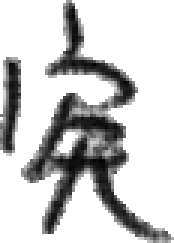
#> input picture CASIA-HWDB_Test/Test/ň«¬/37.png, 58 x 81 px (shown 3 times larger); its folder holds only this picture in this run
$ python CSVHandler.py
#> lines starting #> are read from the running program, lines starting #| are printed output that depends on the picture
import numpy as np
import pandas as pd
import math
from PIL import Image
import PIL.ImageOps
import glob
import os

class CSVHandler:

    def __init__(self):
        self.directory = ""

    def set_imgs_directory(self, directory):
        self.directory = directory

    def write_to_csv(self, csv_filename):
        f = open(csv_filename, "w+", encoding="utf-8")
        f.write("label")
        for i in range (0, 784):
            f.write(",pixel"+str(i))
        f.write("\n")
        for sub_dir in os.listdir(self.directory + '/'):
            for img_file in glob.glob(self.directory + '/' + sub_dir + '/*.png'): # all pngs from dir
                img = Image.open(img_file).convert("L")
                img = PIL.ImageOps.invert(img)
                img = img.resize((28, 28))
                im2csv = np.array(img).reshape(784)
                f.write(sub_dir)
                f.write(",")
                f.write(",".join(map(str, im2csv)))
                f.write("\n")
        f.close()

    def create_data_from_csv(self, csv_filename):
        global x_set, y_set
        file = pd.read_csv(csv_filename)
        y_set = file["label"]
        x_set = file.drop(labels=["label"], axis=1)
        x_set = x_set.values.reshape(x_set.shape[0], 28, 28, 1)
        x_set = x_set.astype('float32')
        x_set /= 255
        return x_set, y_set

csv = CSVHandler()
csv.set_imgs_directory('CASIA-HWDB_Test/Test')
csv_train_images_filename = 'test_china.csv'
csv.write_to_csv(csv_train_images_filename)
#> in write_to_csv, img is the input picture: PIL image 58x81 L; min 0, max 255, mean 202.1
#> in write_to_csv, `img = PIL.ImageOps.invert(img)`:
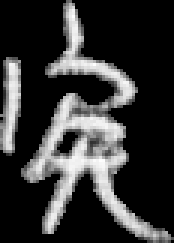
#> img: PIL image 58x81 L (shown 3 times larger); min 0, max 255, mean 52.9
#> in write_to_csv, `img = img.resize((28, 28))`:
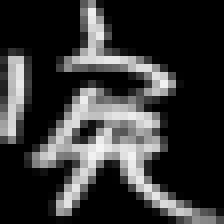
#> img: PIL image 28x28 L (shown 8 times larger); min 0, max 245, mean 53.8
#> in write_to_csv, `im2csv = np.array(img).reshape(784)`: im2csv = 784 values, max 245 at index 516, min 0 at index 0, mean 53.78
#> pass 2 of the loop in write_to_csv, `for sub_dir in os.listdir(self.directory + '/'):`:
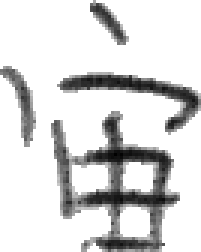
#> input picture CASIA-HWDB_Test/Test/ň«Ö/130.png, 67 x 84 px (shown 3 times larger)
#> in write_to_csv, img is the input picture: PIL image 67x84 L; min 0, max 255, mean 216.4
#> in write_to_csv, `img = PIL.ImageOps.invert(img)`:
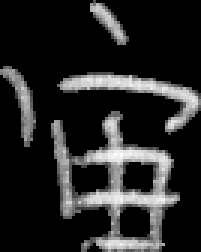
#> img: PIL image 67x84 L (shown 3 times larger); min 0, max 255, mean 38.6
#> in write_to_csv, `img = img.resize((28, 28))`:
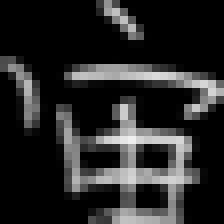
#> img: PIL image 28x28 L (shown 8 times larger); min 0, max 239, mean 39.7
#> im2csv = 784 values, max 239 at index 492, min 0 at index 0, mean 39.72

csv2 = CSVHandler()
csv2.set_imgs_directory('CASIA-HWDB_Train/Train')
csv_train_images_filename = 'train_china.csv'
csv.write_to_csv(csv_train_images_filename)
#> pass 2 of the loop in write_to_csv, `for sub_dir in os.listdir(self.directory + '/'):`:
